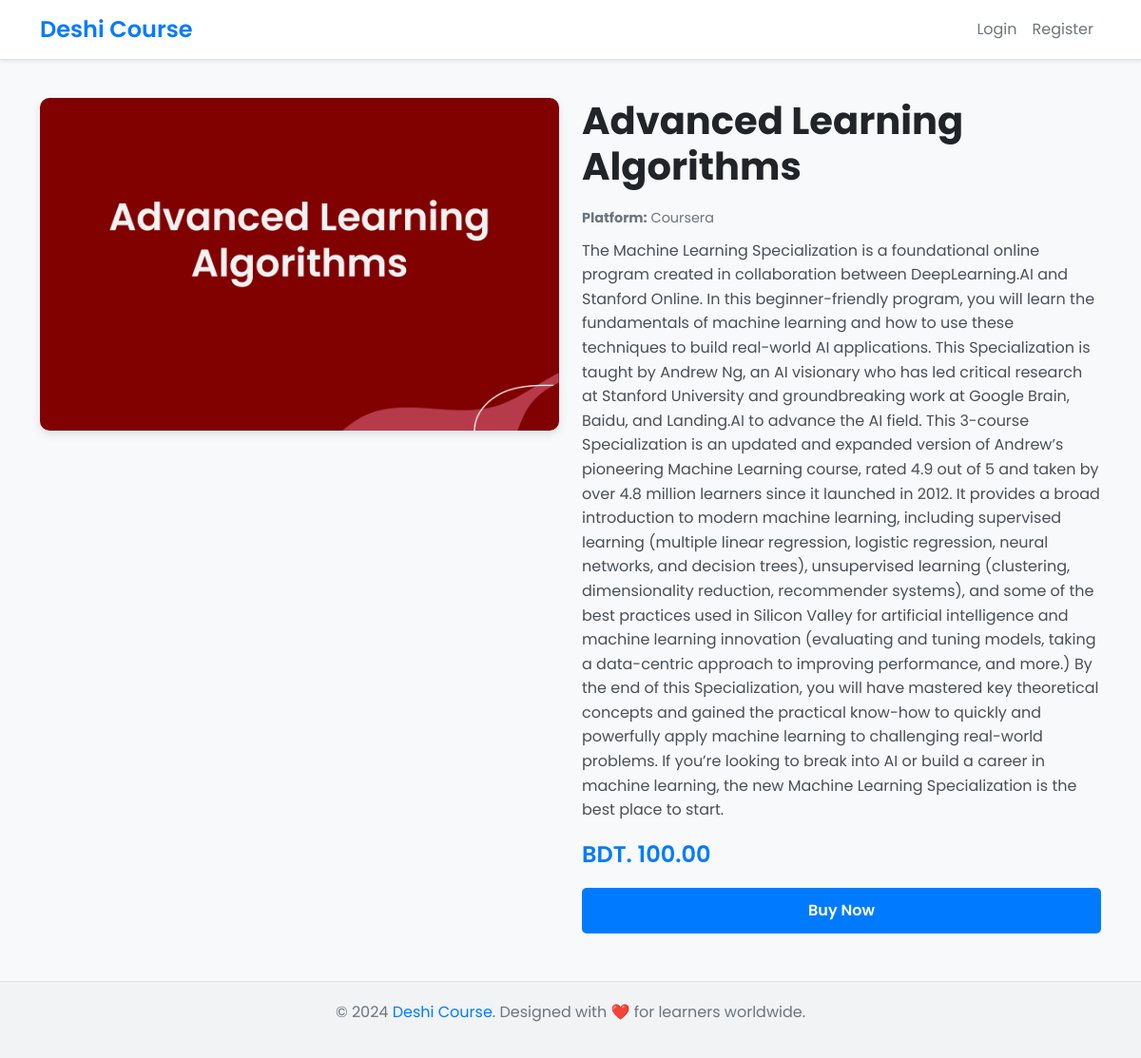
The app's page /course/1/ with its own data.
### courses/models.py (models this page shows, shortened)
class Course(models.Model):
    title = models.CharField(max_length=200)
    description = models.TextField()
    price = models.DecimalField(max_digits=10, decimal_places=2)
    affiliate_link = models.URLField()
    platform_name = models.CharField(max_length=100)
    image = models.ImageField(upload_to='course_images/', blank=True, null=True)  # Add this field

### courses/views.py (the view)
# urls.py: path('course/<int:course_id>/', views.course_detail, name='course_detail'),
def course_detail(request, course_id):
    course = get_object_or_404(Course, id=course_id)
    return render(request, 'courses/course_detail.html', {'course': course})

### courses/templates/courses/course_detail.html (shortened to what this page needs)
{% load static %}
<!DOCTYPE html>
<html lang="en">
<head>
    <link href="https://cdn.jsdelivr.net/npm/bootstrap@5.3.0/dist/css/bootstrap.min.css" rel="stylesheet">
</head>
<body>
    <nav class="navbar navbar-expand-lg shadow-sm">
        <div class="container">
            <a class="navbar-brand" href="/">Deshi Course</a>
            <div class="collapse navbar-collapse" id="navbarNav">
                <ul class="navbar-nav ms-auto">
                    {% if user.is_authenticated %}
                        <li class="nav-item"><a class="nav-link" href="#">Welcome, {{ user.username }}</a></li>
                        <li class="nav-item"><a class="nav-link" href="{% url 'logout' %}">Logout</a></li>
                    {% else %}
                        <li class="nav-item"><a class="nav-link" href="{% url 'login' %}">Login</a></li>
                        <li class="nav-item"><a class="nav-link" href="{% url 'register' %}">Register</a></li>
                    {% endif %}
                </ul>
            </div>
        </div>
    </nav>
    <div class="container course-detail">
        <div class="row">
            <div class="col-md-6">
                {% if course.image %}
                    <img src="{{ course.image.url }}" class="course-image" alt="{{ course.title }}">
                {% else %}
                    <img src="{% static 'default-course-image.jpg' %}" class="course-image" alt="Default Course Image">
                {% endif %}
            </div>
            <div class="col-md-6">
                <h1 class="course-title">{{ course.title }}</h1>
                <p class="platform-info"><strong>Platform:</strong> {{ course.platform_name }}</p>
                <p class="course-description">{{ course.description }}</p>
                <h3 class="course-price">BDT. {{ course.price }}</h3>
                <a href="{% url 'initiate_payment' course.id %}" class="btn btn-buy">Buy Now</a>
            </div>
        </div>
    </div>
    <div class="footer">
        <p>&copy; 2024 <a href="/">Deshi Course</a>. Designed with ❤️ for learners worldwide.</p>
    </div>
</body>
</html>

### courses/templates/courses/course_detail.html (style rules this page uses)
body { background-color: #f8f9fa; font-family: 'Poppins', sans-serif; color: #212529; }
.navbar { background-color: #ffffff; border-bottom: 1px solid #dee2e6; }
.navbar-brand { font-weight: 600; font-size: 1.5rem; color: #007bff !important; }
.nav-link { color: #6c757d !important; transition: color 0.3s ease-in-out; }
.course-detail { margin-top: 40px; }
.course-image { border-radius: 10px; object-fit: cover; max-height: 350px; width: 100%; box-shadow: 0 4px 10px rgba(0, 0, 0, 0.1); }
.btn-buy { background-color: #007bff; color: #fff; font-weight: 600; border: none; padding: 12px 20px; border-radius: 5px; transition: background-color 0.3s ease; display: block; text-align: center; }
.course-title { font-weight: 700; margin-bottom: 20px; color: #212529; }
.platform-info { font-size: 0.9rem; color: #6c757d; margin-bottom: 10px; }
.course-description { font-size: 1rem; line-height: 1.6; color: #495057; }
.course-price { font-size: 1.5rem; font-weight: 600; color: #007bff; margin: 20px 0; }
.footer { background-color: #f1f3f5; color: #6c757d; text-align: center; padding: 20px 0; margin-top: 50px; border-top: 1px solid #dee2e6; }
.footer a { color: #007bff; text-decoration: none; }

### records on screen
Course: image (picture), title "Advanced Learning Algorithms", platform_name "Coursera", description "The Machine Learning Specialization is a foundational online program created in collaboration between DeepLearning.AI and Stanford Online. In this beginner-friendly program, you will learn the fundamentals of machine learning and how to use these techniques to build real-world AI applications. This Specialization is taught by Andrew Ng, an AI visionary who has led critical research at Stanford University and groundbreaking work at Google Brain, Baidu, and Landing.AI to advance the AI field. This 3-course Specialization is an updated and expanded version of Andrew’s pioneering Machine Learning course, rated 4.9 out of 5 and taken by over 4.8 million learners since it launched in 2012. It…", price "100.00"
